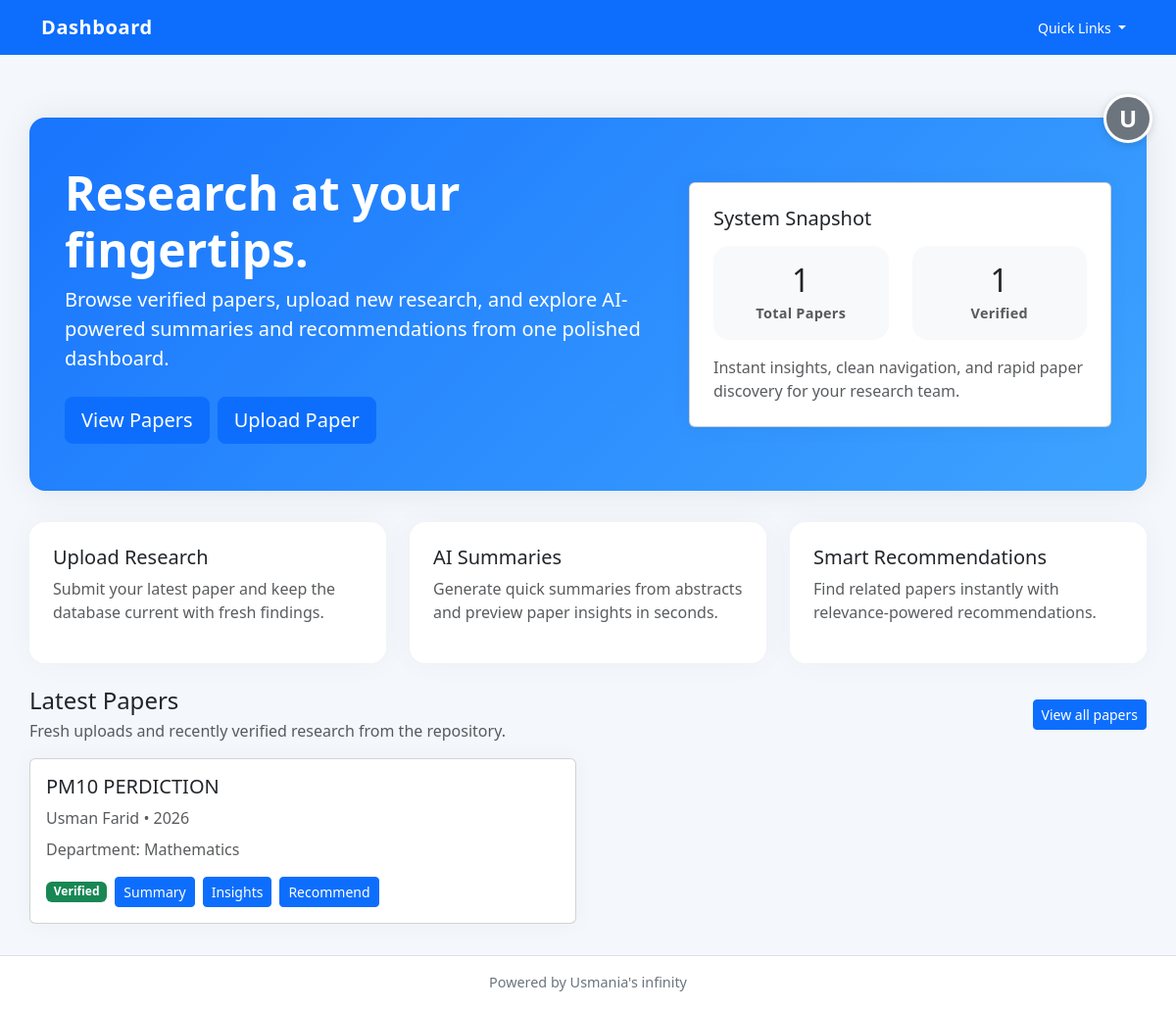
The page / (signed in) on the database its author committed.
### app/models.py (models this page shows)
class User(UserMixin, db.Model):
    __tablename__ = "users"
    id = db.Column(db.Integer, primary_key=True)
    name = db.Column(db.String(150), nullable=False)
    email = db.Column(db.String(150), unique=True, nullable=False)
    password = db.Column(db.String(255), nullable=False)
    role = db.Column(db.String(50), default="faculty")  # faculty / admin
    department_id = db.Column(db.Integer, db.ForeignKey("departments.id"))
    papers = db.relationship("Paper", backref="author", lazy=True)
    approved = db.Column(db.Boolean, default=False)
    created_at = db.Column(db.DateTime, default=datetime.utcnow)

class Paper(db.Model):
    __tablename__ = "papers"
    id = db.Column(db.Integer, primary_key=True)
    title = db.Column(db.String(500))
    authors = db.Column(db.Text)
    year = db.Column(db.Integer)
    abstract = db.Column(db.Text)
    pdf_path = db.Column(db.String(500))
    link = db.Column(db.String(500))
    verified = db.Column(db.Boolean, default=False)
    department_id = db.Column(db.Integer, db.ForeignKey("departments.id"))
    user_id = db.Column(db.Integer, db.ForeignKey("users.id"))
    created_at = db.Column(db.DateTime, default=datetime.utcnow)

class Department(db.Model):
    __tablename__ = "departments"
    id = db.Column(db.Integer, primary_key=True)
    name = db.Column(db.String(150), unique=True, nullable=False)
    users = db.relationship("User", backref="department", lazy=True)
    papers = db.relationship("Paper", backref="department", lazy=True)

### app/__init__.py (the view)
    @app.route("/")
    def home():
        from .models import Paper
        recent_papers = Paper.query.order_by(Paper.created_at.desc()).limit(4).all()
        total_papers = Paper.query.count()
        verified_count = Paper.query.filter_by(verified=True).count()
        return render_template(
            "home.html",
            recent_papers=recent_papers,
            total_papers=total_papers,
            verified_count=verified_count,
        )

### app/__init__.py (called while the page is built)
def create_app():
    app = Flask(__name__)
    app.config.from_object(Config)
    db.init_app(app)
    login_manager.init_app(app)
    migrate.init_app(app, db)
    app.register_blueprint(auth_bp)
    app.register_blueprint(papers_bp, url_prefix="/papers")
    app.register_blueprint(admin_bp)         # admin routes
    app.register_blueprint(dashboard_bp)     # dashboard routes
    @app.route("/")
    def home():
        from .models import Paper
        recent_papers = Paper.query.order_by(Paper.created_at.desc()).limit(4).all()
        total_papers = Paper.query.count()
        verified_count = Paper.query.filter_by(verified=True).count()
        return render_template(
            "home.html",
            recent_papers=recent_papers,
            total_papers=total_papers,
            verified_count=verified_count,
        )
    return app

### app/routes/auth.py (called while the page is built)
@login_manager.user_loader
def load_user(user_id):
    return User.query.get(int(user_id))

### app/templates/home.html (shortened to what this page needs)
{% extends "base.html" %}
{% block content %}
<div class="hero-section">
    <div class="container">
        <div class="row align-items-center">
            <div class="col-lg-7">
                <h1 class="display-5 fw-bold">Research at your fingertips.</h1>
                <p class="lead mb-4">Browse verified papers, upload new research, and explore AI-powered summaries and recommendations from one polished dashboard.</p>
                <div class="d-flex flex-wrap gap-2">
                    <a href="{{ url_for('papers.list_papers') }}" class="btn btn-light btn-lg">View Papers</a>
                    {% if current_user.is_authenticated %}
                    <a href="{{ url_for('papers.upload_paper') }}" class="btn btn-outline-light btn-lg">Upload Paper</a>
                    {% else %}
                    <a href="{{ url_for('auth.login') }}" class="btn btn-outline-light btn-lg">Login to Upload</a>
                    {% endif %}
                </div>
            </div>
            <div class="col-lg-5 mt-4 mt-lg-0">
                <div class="card card-shadow p-4 bg-white text-dark">
                    <h5 class="mb-3">System Snapshot</h5>
                    <div class="row text-center gy-3">
                        <div class="col-6">
                            <div class="rounded-4 bg-light p-3">
                                <div class="h2 mb-1">{{ total_papers }}</div>
                                <div class="stats-badge text-muted">Total Papers</div>
                            </div>
                        </div>
                        <div class="col-6">
                            <div class="rounded-4 bg-light p-3">
                                <div class="h2 mb-1">{{ verified_count }}</div>
                                <div class="stats-badge text-muted">Verified</div>
                            </div>
                        </div>
                    </div>
                    <p class="text-muted mt-3 mb-0">Instant insights, clean navigation, and rapid paper discovery for your research team.</p>
                </div>
            </div>
        </div>
    </div>
</div>
<div class="row g-4 mb-4">
    <div class="col-md-4">
        <div class="card feature-card h-100 p-4">
            <h5>Upload Research</h5>
            <p class="text-muted">Submit your latest paper and keep the database current with fresh findings.</p>
        </div>
    </div>
    <div class="col-md-4">
        <div class="card feature-card h-100 p-4">
            <h5>AI Summaries</h5>
            <p class="text-muted">Generate quick summaries from abstracts and preview paper insights in seconds.</p>
        </div>
    </div>
    <div class="col-md-4">
        <div class="card feature-card h-100 p-4">
            <h5>Smart Recommendations</h5>
            <p class="text-muted">Find related papers instantly with relevance-powered recommendations.</p>
        </div>
    </div>
</div>
<div class="d-flex justify-content-between align-items-center mb-3">
    <div>
        <h2 class="h4 mb-1">Latest Papers</h2>
        <p class="text-muted mb-0">Fresh uploads and recently verified research from the repository.</p>
    </div>
    <a href="{{ url_for('papers.list_papers') }}" class="btn btn-sm btn-primary">View all papers</a>
</div>
{% if recent_papers %}
<div class="row g-4">
    {% for paper in recent_papers %}
    <div class="col-lg-6">
        <div class="card card-shadow h-100">
            <div class="card-body">
                <h5 class="card-title">{{ paper.title }}</h5>
                <p class="text-muted mb-2">{{ paper.authors }} • {{ paper.year }}</p>
                <p class="mb-3 text-muted">Department: {{ paper.department.name if paper.department else 'N/A' }}</p>
                <div class="d-flex flex-wrap gap-2 align-items-center">
                    <span class="badge bg-{{ 'success' if paper.verified else 'warning text-dark' }}">{{ 'Verified' if paper.verified else 'Pending' }}</span>
                    <a class="btn btn-sm btn-outline-primary" href="{{ url_for('papers.summary', paper_id=paper.id) }}">Summary</a>
                    <a class="btn btn-sm btn-outline-secondary" href="{{ url_for('papers.insights', paper_id=paper.id) }}">Insights</a>
                    <a class="btn btn-sm btn-outline-info" href="{{ url_for('papers.recommend', paper_id=paper.id) }}">Recommend</a>
                </div>
            </div>
        </div>
    </div>
    {% endfor %}
</div>
{% endif %}
{% endblock %}

### app/templates/base.html (shortened to what this page needs)
<!DOCTYPE html>
<html lang="en">
<head>
    <link href="https://cdn.jsdelivr.net/npm/bootstrap@5.3.3/dist/css/bootstrap.min.css" rel="stylesheet">
</head>
<body>
<nav class="navbar navbar-expand-lg navbar-dark bg-primary fixed-top">
    <div class="container">
        <a class="navbar-brand" href="{{ url_for('home') }}">Dashboard</a>
        <button class="navbar-toggler" type="button" data-bs-toggle="collapse" data-bs-target="#mainNav" aria-controls="mainNav" aria-expanded="false" aria-label="Toggle navigation">
        <div class="collapse navbar-collapse" id="mainNav">
            <div class="d-flex align-items-center ms-3">
                <div class="dropdown">
                    <button class="btn btn-light btn-sm dropdown-toggle" type="button" id="quickLinksDropdown" data-bs-toggle="dropdown" aria-expanded="false">
                        Quick Links
                    </button>
                </div>
            </div>
        </div>
    </div>
</nav>
<div class="profile-btn-container">
    {% if current_user.is_authenticated %}
    <a href="{{ url_for('auth.dashboard') }}" class="profile-btn" title="Profile">{{ current_user.name[0].upper() }}</a>
    {% else %}
    <a href="{{ url_for('auth.login') }}" class="profile-btn" title="Login">👤</a>
    {% endif %}
</div>
<div class="container content">
    {% block content %}{% endblock %}
</div>
<footer class="footer bg-white border-top">
    <div class="container">Powered by Usmania's infinity</div>
</footer>
</body>
</html>

### app/templates/base.html (style rules this page uses)
body { padding-top: 5.5rem; background: #f4f7fb; min-height: 100vh; }
.content { padding: 2rem 0; }
.navbar-brand { font-weight: 700; letter-spacing: 0.03em; }
.hero-section { padding: 3rem 1.5rem; background: linear-gradient(135deg, rgba(13, 110, 253, 0.95), rgba(50, 158, 255, 0.94)); border-radius: 1rem; color: #fff; margin-bottom: 2rem; box-shadow: 0 0 35px rgba(0, 0, 0, 0.08); }
.hero-section h1, .hero-section p { color: #fff; }
.hero-section .btn-light { color: #0d6efd; }
.btn, .btn-primary, .btn-outline-primary, .btn-outline-secondary, .btn-outline-info, .btn-secondary, .btn-danger, .btn-light { color: #fff !important; background-color: #0d6efd !important; border-color: #0d6efd !important; }
.feature-card { border: none; border-radius: 1rem; box-shadow: 0 0 30px rgba(0,0,0,.04); }
.stats-badge { font-size: 0.9rem; font-weight: 600; letter-spacing: 0.02em; }
.card-shadow { box-shadow: 0 0 25px rgba(0,0,0,.04); }
.footer { padding: 1rem 0; text-align: center; color: #6c757d; font-size: 0.9rem; }
.profile-btn-container { position: fixed; top: 6rem; right: 1.5rem; z-index: 1000; }
.profile-btn { width: 50px; height: 50px; border-radius: 50%; background-color: #6c757d; color: white; display: flex; align-items: center; justify-content: center; text-decoration: none; font-weight: 600; font-size: 1.5rem; transition: all 0.3s ease; border: 3px solid white; box-shadow: 0 2px 8px rgba(0, 0, 0, 0.15); }

### rows shown on the page
User: name "U"
Paper: title "PM10 PERDICTION", authors "Usman Farid", year "2026", department "Mathematics", verified "Verified"

### other values the page prints
{{ total_papers }} "1"
{{ verified_count }} "1"
